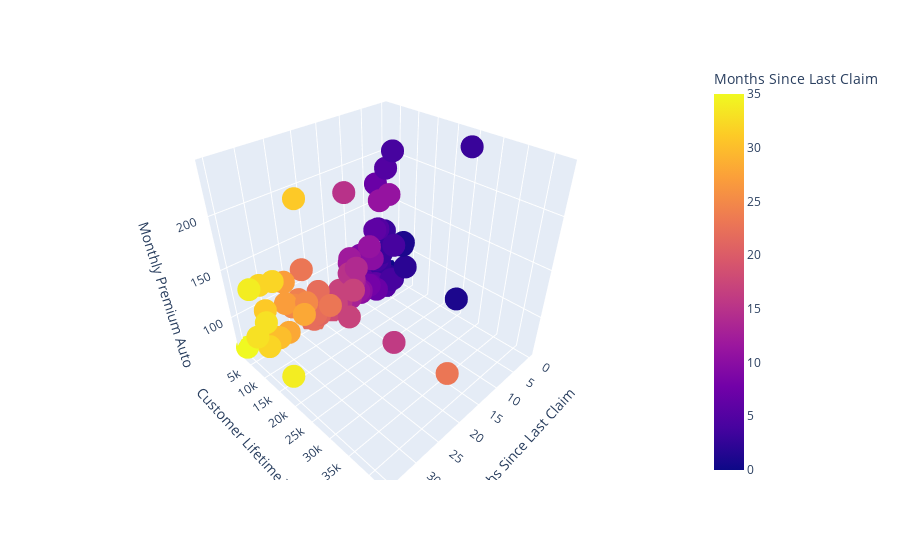

The notebook cell saved with this chart:
### Code cell
px.scatter_3d(train_sample, 
            x="Months Since Last Claim",
            y="Customer Lifetime Value", 
            z="Monthly Premium Auto",
            color="Months Since Last Claim")

### Figure 1 — Plotly figure (JSON) as saved in the notebook; plotly's stock layout.template omitted (floating-point values rounded to 4 significant figures)
{"data": [{"hovertemplate": "Months Since Last Claim=%{marker.color}<br>Customer Lifetime Value=%{y}<br>Monthly Premium Auto=%{z}<extra></extra>", "legendgroup": "", "marker": {"color": [33, 17, 10, 4, 22, 23, 21, 25, 1, 34, 4, 6, 30, 32, 31, 30, 22, 16, 5, 23, 14, 3, 14, 15, 18, 4, 10, 17, 13, 3, 4, 13, 14, 32, 4, 27, 7, 12, 1, 23, 1, 22, 6, 8, 17, 28, 22, 4, 7, 25, 0, 2, 9, 21, 5, 15, 6, 32, 15, 2, 11, 21, 27, 11, 22, 4, 4, 13, 7, 16, 35, 14, 16, 31, 18, 3, 8, 17, 3, 18, 28, 33, 12, 34, 4, 7, 25, 11, 11, 3, 5, 24, 16, 1, 10, 7, 11, 6, 3, 21], "coloraxis": "coloraxis", "symbol": "circle"}, "mode": "markers", "name": "", "scene": "scene", "showlegend": false, "type": "scatter3d", "x": [33, 17, 10, 4, 22, 23, 21, 25, 1, 34, 4, 6, 30, 32, 31, 30, 22, 16, 5, 23, 14, 3, 14, 15, 18, 4, 10, 17, 13, 3, 4, 13, 14, 32, 4, 27, 7, 12, 1, 23, 1, 22, 6, 8, 17, 28, 22, 4, 7, 25, 0, 2, 9, 21, 5, 15, 6, 32, 15, 2, 11, 21, 27, 11, 22, 4, 4, 13, 7, 16, 35, 14, 16, 31, 18, 3, 8, 17, 3, 18, 28, 33, 12, 34, 4, 7, 25, 11, 11, 3, 5, 24, 16, 1, 10, 7, 11, 6, 3, 21], "y": [2931.0, 7444.0, 9277.0, 2331.0, 5947.0, 42560.0, 5640.0, 3436.0, 8750.0, 5439.0, 9025.0, 2617.0, 5173.0, 10240.0, 18370.0, 5678.0, 4625.0, 22810.0, 5149.0, 12940.0, 9216.0, 3184.0, 2506.0, 8161.0, 5004.0, 2506.0, 5107.0, 10220.0, 5341.0, 4888.0, 4831.0, 7031.0, 8256.0, 5059.0, 4133.0, 3911.0, 6991.0, 4196.0, 2471.0, 4152.0, 25030.0, 5192.0, 4911.0, 4012.0, 12040.0, 5638.0, 2063.0, 8258.0, 6811.0, 8194.0, 4195.0, 10570.0, 4084.0, 5162.0, 7284.0, 4650.0, 5352.0, 5046.0, 7804.0, 4771.0, 12850.0, 2301.0, 4270.0, 5744.0, 7643.0, 4875.0, 8427.0, 5598.0, 5065.0, 2484.0, 2174.0, 2900.0, 4468.0, 3650.0, 2179.0, 3861.0, 5566.0, 5936.0, 26730.0, 2293.0, 12170.0, 7611.0, 4479.0, 16700.0, 3555.0, 2372.0, 2747.0, 9710.0, 15480.0, 3200.0, 7608.0, 3528.0, 2472.0, 8478.0, 5279.0, 4210.0, 2531.0, 5218.0, 7600.0, 5433.0], "z": [73, 93, 116, 68, 74, 119, 70, 88, 113, 136, 117, 66, 69, 150, 234, 70, 61, 67, 131, 106, 115, 80, 63, 109, 63, 66, 65, 67, 67, 124, 64, 93, 103, 134, 63, 97, 186, 105, 62, 125, 80, 66, 62, 99, 104, 70, 64, 73, 65, 103, 64, 89, 107, 73, 64, 65, 132, 64, 193, 65, 186, 63, 122, 71, 106, 61, 215, 71, 66, 65, 65, 72, 65, 100, 65, 95, 70, 74, 240, 64, 109, 103, 111, 72, 88, 62, 84, 133, 196, 87, 199, 92, 61, 109, 68, 108, 63, 66, 70, 71]}], "layout": {"coloraxis": {"colorbar": {"title": {"text": "Months Since Last Claim"}}, "colorscale": [[0, "#0d0887"], [0.1111, "#46039f"], [0.2222, "#7201a8"], [0.3333, "#9c179e"], [0.4444, "#bd3786"], [0.5556, "#d8576b"], [0.6667, "#ed7953"], [0.7778, "#fb9f3a"], [0.8889, "#fdca26"], [1, "#f0f921"]]}, "legend": {"tracegroupgap": 0}, "margin": {"t": 60}, "scene": {"domain": {"x": [0, 1], "y": [0, 1]}, "xaxis": {"title": {"text": "Months Since Last Claim"}}, "yaxis": {"title": {"text": "Customer Lifetime Value"}}, "zaxis": {"title": {"text": "Monthly Premium Auto"}}}}}
